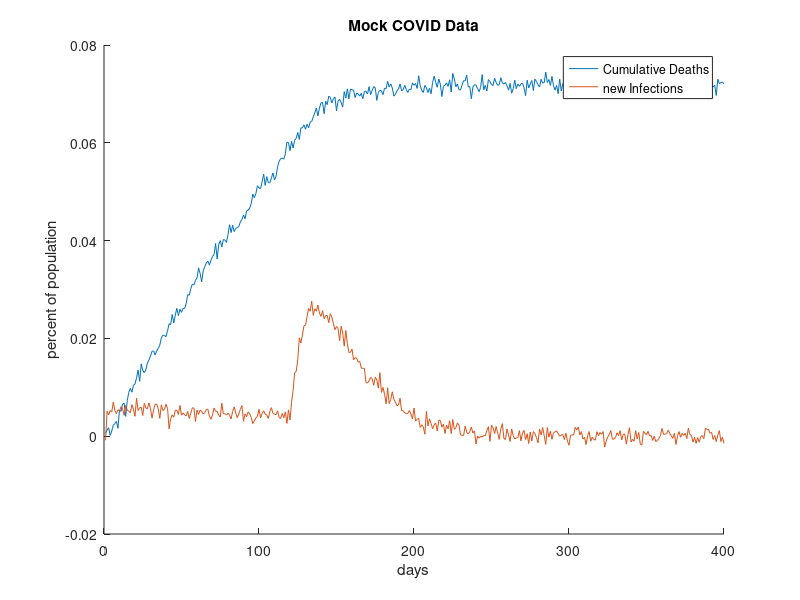

Write MATLAB code to recreate this figure. (Note: this script raises an error after producing the figure.)
load("mockdata2023.mat")

% lets start off by making a quick and easy graph
figure
hold on
plot(cumulativeDeaths)
plot(newInfections)
ylabel("percent of population")
xlabel("days")
title("Mock COVID Data")
legend("Cumulative Deaths", "new Infections")

% okay lets get to work with the real problem
% Initial conditions
initial_I = 0;
initial_R = 0;
initial_D = 0;
initial_V = 0;
initial_S = 1 - (initial_D + initial_R + initial_I + initial_V);

X = [initial_S initial_I initial_R initial_D initial_V]';     

% These are our paramaters make sure that each group equal to one
percentInfect = 0.0002625;
otherDeathPercent = 0;
percentVaccination = 0;
percentNotInfect = 1 - (percentInfect + otherDeathPercent + percentVaccination);

percentRecoverNoImmunity = 0.00015;
percentRecoverImmunity = 0.00015;
percentInfectDie = 0.0000212;
percentInfectedtoVaccination = 0;
percentStayInfected = 1-(percentRecoverNoImmunity + percentRecoverImmunity + percentInfectDie + percentInfectedtoVaccination);

percentRecoverLoseImmunity = 0;
percentRecoverKeepImmunity = 1;

percentBreakthroughInfection = 0;
percentStayVaccinated = 1-percentBreakthroughInfection;

runTime = 400; % in days

% constructing the matrix
S_column = [percentNotInfect percentInfect 0 otherDeathPercent percentVaccination]';
I_column = [percentRecoverNoImmunity percentStayInfected percentRecoverImmunity percentInfectDie percentInfectedtoVaccination]';
R_column = [percentRecoverLoseImmunity 0 percentRecoverKeepImmunity 0 0]';
D_column = [0 0 0 1 0]';
V_volumn = [0 percentBreakthroughInfection 0 0 percentStayVaccinated]';
SIRD_matrix = [S_column I_column R_column D_column V_volumn];

% taking out the I_row for future use
I_row = SIRD_matrix(2, :);

% fixing the issue of the model not giving cumulative data, we are going to
% get the new cases for the cumulative data and compare it to the new cases
% in the model data
new_I = 0;
for t = 2:runTime+1
    X(:, t) = SIRD_matrix*X(:, t-1);
    new_I(t) = getNew(I_row, X(:, t-1)) + new_I(t-1);
end

figure
hold on
plot(X(1, :));
plot(X(2, :));
plot(X(3, :));
plot(X(4, :));
plot(X(5, :));
lgd = legend("Susceptible", "Infected", "Recovered (Immune)", "Dead", "Vaccinated");
lgd.Location = 'best';
title("SIRD model")
ylabel("Percentantage of People")
xlabel("Number of Days")

figure
hold on
plot(cumulativeDeaths)
plot(newInfections)
plot()
ylabel("percent of population")
xlabel("days")
title("Mock COVID Data")
legend("Cumulative Deaths", "new Infections")

%% Functions that are used in this part
function f = getNew(row, column)
    f = row(1) * column(1);
end